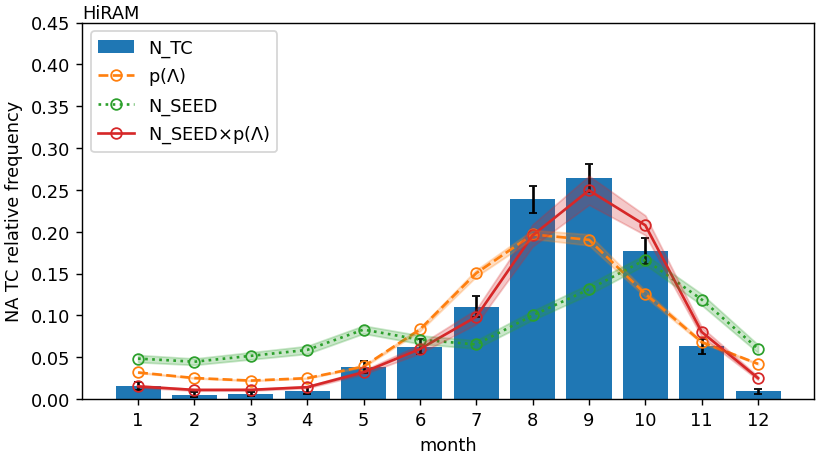

Write Python code to recreate this figure.
#!/usr/bin/env python
# Wenchang Yang (wenchang@princeton.edu)
# Fri May 29 16:26:38 EDT 2020
# v2 (2020-10-13): add AM2.5 and AM2.5C360
if __name__ == '__main__':
    from misc.timer import Timer
    tt = Timer(f'start {__file__}')
import sys, os.path, os, glob
import xarray as xr, numpy as np, pandas as pd
import matplotlib.pyplot as plt
#more imports
#
if __name__ == '__main__':
    tt.check('end import')
#
#start from here
basin = 'NA'
years = slice('1980', '2018')
seed_olife = 12
datafile = __file__.replace('.py', f'.{basin}.nc')
if os.path.exists(datafile):
    ds = xr.open_dataset(datafile)
    print('[loaded]:', datafile)
else:
    from amipHadISST.data_ntc_cycle import get_cycle as get_cycle_hiram
    from amipHadISST.data_pTang_cycle import get_cycle as get_cycle_p_hiram
    from amipHadISST.data_nseed_cycle_rainy import get_cycle as get_cycle_nseed_hiram
    from amipHadISST.data_nseedxp_cycle_rainy import get_cycle as get_cycle_nseedxp_hiram
    ds_ntc = get_cycle_hiram(basin=basin, years=years)
    ds_p = get_cycle_p_hiram(basin=basin, years=years)
    ds_nseed = get_cycle_nseed_hiram(basin=basin, years=years).sel(life=seed_olife)
    ds_nseedxp = get_cycle_nseedxp_hiram(basin=basin, years=years).sel(life=seed_olife)
    das = dict()
    for src,ds_ in zip(['ntc', 'p', 'nseed', 'nseedxp'], [ds_ntc, ds_p, ds_nseed, ds_nseedxp]):
        for vname in ('mclim', 'cim', 'sem'):
            key = '_'.join([src, vname])
            das[key] = ds_[vname]
    ds = xr.Dataset(das)
    ds.to_netcdf(datafile)
    print('[saved]:', datafile)     

def wyplot(ax=None):
    if ax is None:
        fig,ax = plt.subplots()
    marker = 'o'
    fillstyle = 'none'
    alpha = 1/4

    labels2 = []
    # HiRAM TC
    ds_ = ds[['ntc_mclim', 'ntc_cim']].rename(ntc_mclim='mclim', ntc_cim='cim')
    ds_ = ds_/ds_.mclim.sum('month')
    label = 'N_TC'
    labels2.append(label)
    b1 = ax.bar(x='month', height='mclim', data=ds_, label=label)
    ax.errorbar(x='month', y='mclim', yerr='cim', capsize=2, ls='none', color='k', data=ds_, label=None)

    #HiRAM p
    ds_ = ds[['p_mclim', 'p_cim']].rename(p_mclim='mclim', p_cim='cim')
    ds_ = ds_/ds_.mclim.sum('month')
    label = 'p($\Lambda$)'
    labels2.append(label)
    color = 'C1'
    ls = '--'
    ds_['lower'] = ds_.mclim - ds_.cim
    ds_['upper'] = ds_.mclim + ds_.cim
    ax.fill_between(x='month', y1='lower', y2='upper', data=ds_, color=color, alpha=alpha, zorder=10)
    ln1 = ds_.mclim.plot(ax=ax, color=color, label=label, marker=marker, ls=ls, fillstyle=fillstyle)

    #HiRAM nseed
    ds_ = ds[['nseed_mclim', 'nseed_cim']].rename(nseed_mclim='mclim', nseed_cim='cim')
    ds_ = ds_/ds_.mclim.sum('month')
    label = 'N_SEED'
    labels2.append(label)
    color = 'C2'
    ls = ':'
    ds_['lower'] = ds_.mclim - ds_.cim
    ds_['upper'] = ds_.mclim + ds_.cim
    ax.fill_between(x='month', y1='lower', y2='upper', data=ds_, color=color, alpha=alpha, zorder=10)
    ln2 = ds_.mclim.plot(ax=ax, color=color, label=label, marker=marker, ls=ls, fillstyle=fillstyle)

    #HiRAM nseed x p
    ds_ = ds[['nseedxp_mclim', 'nseedxp_cim']].rename(nseedxp_mclim='mclim', nseedxp_cim='cim')
    ds_ = ds_/ds_.mclim.sum('month')
    label = 'N_SEED$\\times$p($\Lambda$)'
    labels2.append(label)
    ds_['lower'] = ds_.mclim - ds_.cim
    ds_['upper'] = ds_.mclim + ds_.cim
    ax.fill_between(x='month', y1='lower', y2='upper', data=ds_, color='C3', alpha=alpha, zorder=10)
    ln3 = ds_.mclim.plot(ax=ax, color='C3', label=label, marker=marker, fillstyle=fillstyle)
    # move the bar legend to the first (default is the last)
    handles, labels = ax.get_legend_handles_labels()
    handles = handles[-1:-2:-1] + handles[0:-1]
    labels = labels[-1:-2:-1] + labels[0:-1]
    ax.legend(handles, labels, loc='upper left')

    ylabel = f'{basin} TC relative frequency'
    ax.set_ylim(0, 0.45)
    ax.set_ylabel(ylabel)
    #ax.set_xlabel('')
    ax.set_xticks(range(1,13))
    ax.set_title('')
    #ax.set_title('(b) HiRAM', loc=title_loc)
    ax.text(0,1, 'HiRAM', ha='left', va='bottom', transform=ax.transAxes)#, fontweight='bold')
    #ax.text(0,1, 'b ', ha='right', va='bottom', transform=ax.transAxes, fontweight='bold')

if __name__ == '__main__':
    from wyconfig import * #my plot settings
    wyplot()

    figname = __file__.replace('.py', '.png')
    if len(sys.argv) > 1 and sys.argv[1] == 'savefig':
        wysavefig(figname)

    tt.check(f'**Done**')
    plt.show()
    
